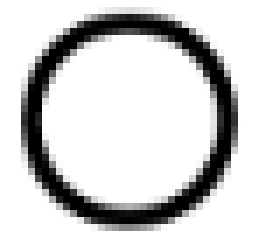
#> input picture backend/benchmarks/fixtures/glyphs/circularity_1.png, 38 x 36 px (shown 7 times larger)
$ python -i region_detect.py   (imports and definitions only)
#> lines starting #> are read from the running program, lines starting #| are printed output that depends on the picture; after the words box and inside, x2 and y2 are one past the last pixel; in counts of white or black regions, pixels touching at a corner belong together
#> further down, picture is the input picture: PIL image 38x36 RGB; min 0, max 255, mean 209.5
### backend/image_preprocess.py
"""Preprocessing for CAD drawings."""

from __future__ import annotations

import numpy as np
from PIL import Image, ImageEnhance, ImageOps

try:
    import cv2
except ImportError:
    cv2 = None  # type: ignore


# [15 lines left out: functions pad_image, upscale_min_edge, not called in this run]


def cad_ink_to_gray(img: Image.Image) -> Image.Image:
    arr = np.array(img.convert("RGB")).astype(np.float32)
    r, g, b = arr[:, :, 0], arr[:, :, 1], arr[:, :, 2]
    ink = 255.0 - np.maximum(np.maximum(r, g), b)
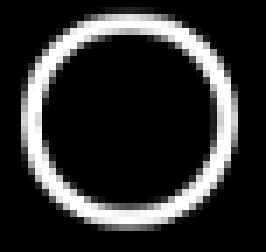
#> ink: shape (36, 38) float32 (shown 7 times larger); min 0, max 255, mean 45.5
    blue_bias = np.clip(b - r, 0, 255) * 0.75
#> blue_bias: shape (36, 38) float32; every value is 0
    gray = np.clip(ink + blue_bias, 0, 255).astype(np.uint8)
    if cv2 is not None:
        gray = cv2.normalize(gray, None, 0, 255, cv2.NORM_MINMAX)
    return Image.fromarray(gray).convert("RGB")


# [116 lines left out: functions _suppress_long_lines, estimate_skew_angle, deskew_to_horizontal, clahe_rgb, sharpen_rgb, not called in this run]


def is_vertical_dimension(img: Image.Image) -> bool:
    w, h = img.size
    return h > w * 1.35


# [110 lines left out: functions orientations_for_ocr, primary_oriented, bbox_from_oriented_to_original, prepare_ocr_variants, prepare_primary_ocr_variant, not called in this run]

### backend/region_detect.py
"""
Vision-based text-region proposal for CAD drawings.

PaddleOCR's text *detection* is unreliable as a region proposer on engineering
sheets: dimension text is thin, blue, often rotated 90°, and spread across a
large area between geometry lines. Instead we find candidate text blobs with
classic morphology:

  1. ink mask  — blue/dark strokes stand out (reuses `cad_ink_to_gray`)
  2. line kill — open with long 1-D kernels to find the long straight geometry
                 lines (part profiles, centrelines) and subtract them; text
                 strokes are too short to survive, so only geometry is removed
  3. connect  — dilate so each dimension's characters merge into one blob while
                separate dimensions (far apart) stay distinct
  4. components — connected components, filtered by size / fill ratio

Each proposed box is then read by the existing single-value `recognize`
pipeline, which already handles vertical orientation well. Falls back to an
empty list when OpenCV is unavailable so the caller can use its OCR-based path.
"""

from __future__ import annotations

from typing import Any

import numpy as np

from image_preprocess import cad_ink_to_gray

try:
    import cv2
except ImportError:  # pragma: no cover - exercised only without OpenCV
    cv2 = None  # type: ignore


def opencv_available() -> bool:
    return cv2 is not None


# [193 lines left out: functions dominant_slant_angles, detect_leader_lines, not called in this run]


def propose_text_regions(
    image: Any,
    *,
    min_area_frac: float = 0.00025,
    line_frac: float = 0.45,
    connect_px: int = 5,
) -> list[dict[str, float]]:
    """
    Propose text-region boxes (received-image pixels) via ink-mask morphology.

    ``line_frac`` sets the long-line kernel length as a fraction of the image's
    larger side — strokes shorter than that survive as text. ``connect_px``
    controls how aggressively neighbouring characters merge into one blob.
    Returns dicts: {x, y, w, h}.
    """
    if cv2 is None:
        return []

    gray = np.array(cad_ink_to_gray(image).convert("L"))
    h, w = gray.shape
#> h = 36; w = 38
    if h < 4 or w < 4:
        return []

    # Ink (blue/dark strokes) -> white on black.
    _, binm = cv2.threshold(gray, 0, 255, cv2.THRESH_BINARY + cv2.THRESH_OTSU)
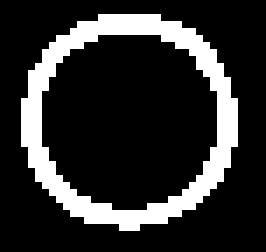
#> binm: shape (36, 38) (shown 7 times larger); 18.6% white in thin lines or dots, all inside (x1, y1, x2, y2) = (3, 2, 34, 33)

    # Remove long straight geometry lines (vertical profiles + centrelines).
    line_len = max(28, int(max(h, w) * line_frac))
#> line_len = 28
    vert_k = cv2.getStructuringElement(cv2.MORPH_RECT, (1, line_len))
#> vert_k = 28 values from 1 to 1
    horiz_k = cv2.getStructuringElement(cv2.MORPH_RECT, (line_len, 1))
    lines = cv2.bitwise_or(
        cv2.morphologyEx(binm, cv2.MORPH_OPEN, vert_k),
        cv2.morphologyEx(binm, cv2.MORPH_OPEN, horiz_k),
    )
#> lines: shape (36, 38); every value is 0
    # Dilate the line mask slightly so the line's full thickness is removed.
    lines = cv2.dilate(lines, cv2.getStructuringElement(cv2.MORPH_RECT, (3, 3)))
    text_mask = cv2.subtract(binm, lines)

    # Merge characters within one dimension; keep dilation moderate.
    k = max(3, connect_px)
    merged = cv2.dilate(
        text_mask,
        cv2.getStructuringElement(cv2.MORPH_ELLIPSE, (k, k)),
        iterations=2,
    )
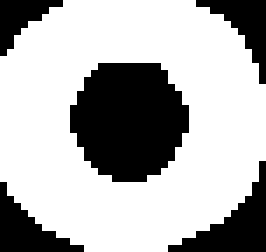
#> merged: shape (36, 38) (shown 7 times larger); 68.9% white; 5 black regions, box (x1, y1, x2, y2) and area: (10, 9, 27, 26) 224, (24, 23, 38, 36) 69, (0, 26, 12, 36) 52, (28, 0, 38, 12) 46, (0, 0, 9, 8) 34

    n, _, stats, _ = cv2.connectedComponentsWithStats(merged, connectivity=8)
#> n = 2; stats = [[0, 0, 38, 36, 425], [0, 0, 38, 36, 943]]
    min_area = max(40.0, min_area_frac * h * w)
#> min_area = 40

    boxes: list[dict[str, float]] = []
    for i in range(1, n):
        x, y, bw, bh, area = (float(v) for v in stats[i])
        if area < min_area:
            continue
        if bw >= w * 0.92 and bh >= h * 0.92:
            continue  # spans the whole crop -> not a single value
        fill = area / max(bw * bh, 1.0)
        if fill < 0.04:
            continue  # line-like leftover, not a text blob

        candidates = _refine_blob(
            x,
            y,
            bw,
            bh,
            text_mask,
            min_area=min_area * 0.2,
        )
        for box in candidates:
            if _is_plausible_dimension_box(box, w, h, text_mask):
                boxes.append(box)
#> this loop made 1 pass
#> after the loop, boxes = []

    return boxes


# [183 lines left out: functions _is_plausible_dimension_box, _refine_blob, _bands_from_projection, not called in this run]

>>> from PIL import Image
>>> picture = Image.open('benchmarks/fixtures/glyphs/circularity_1.png')
>>> result = propose_text_regions(picture)
#> result = []

$ run again, on backend/benchmarks/fixtures/glyphs/concentricity_1.png
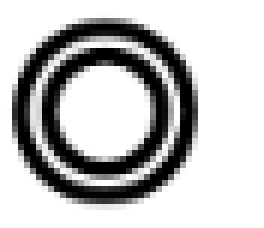
#> input picture backend/benchmarks/fixtures/glyphs/concentricity_1.png, 44 x 38 px (shown 6 times larger)
#> picture is the input picture: PIL image 44x38 RGB; min 0, max 255, mean 191.9
#> blue_bias: shape (38, 44) float32; every value is 0
#> in propose_text_regions, `_, binm = cv2.threshold(gray, 0, 255, cv2.THRESH_BINARY + cv2.THRESH_O..`:
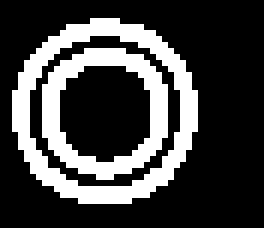
#> binm: shape (38, 44) (shown 6 times larger); 25.9% white in thin lines or dots, all inside (x1, y1, x2, y2) = (2, 3, 33, 34)
#> lines: shape (38, 44); every value is 0
#> merged: shape (38, 44); 67.5% white; 4 black regions, box (x1, y1, x2, y2) and area: (22, 0, 44, 38) 406, (0, 29, 13, 38) 49, (14, 15, 21, 23) 45, (0, 0, 11, 8) 43
#> n = 2; stats = [[0, 0, 44, 38, 543], [0, 0, 37, 38, 1129]]
#> the loop in propose_text_regions, `for i in range(1, n):` made 1 pass
#> (x, y, bw, bh, area, fill) on pass 1: (0, 0, 37, 38, 1129, 0.803)
#> pass 1, in _refine_blob, `roi = text_mask[iy0:iy1, ix0:ix1]`:
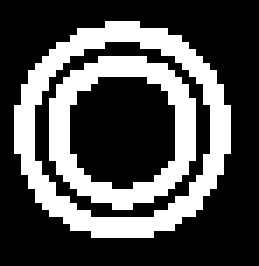
#> roi: shape (38, 37) (shown 7 times larger); 30.8% white in thin lines or dots, all inside (x1, y1, x2, y2) = (2, 3, 33, 34)
#> after the loop in propose_text_regions, `for i in range(1, n):`: boxes = []

$ run again, on backend/benchmarks/fixtures/glyphs/concentricity_2.png
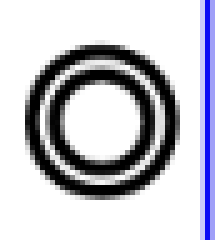
#> input picture backend/benchmarks/fixtures/glyphs/concentricity_2.png, 44 x 48 px (shown 5 times larger)
#> picture is the input picture: PIL image 44x48 RGB; mean R, G, B 196.2, 196.2, 204.6
#> in propose_text_regions, `_, binm = cv2.threshold(gray, 0, 255, cv2.THRESH_BINARY + cv2.THRESH_O..`:
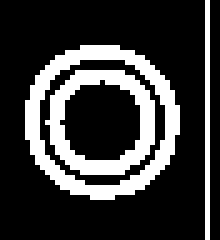
#> binm: shape (48, 44) (shown 5 times larger); 22.9% white in thin lines or dots, all inside (x1, y1, x2, y2) = (5, 0, 42, 48)
#> text_mask: shape (48, 44); 20.6% white in thin lines or dots, all inside (x1, y1, x2, y2) = (5, 9, 36, 40)
#> merged: shape (48, 44); 55% white; 2 black regions, box (x1, y1, x2, y2) and area: (0, 0, 44, 48) 907, (17, 20, 24, 28) 43
#> n = 2; stats = [[0, 0, 44, 48, 950], [1, 5, 39, 39, 1162]]
#> the loop in propose_text_regions, `for i in range(1, n):` made 1 pass
#> (x, y, bw, bh, area, fill) on pass 1: (1, 5, 39, 39, 1162, 0.764)
#> pass 1, in _refine_blob, `roi = text_mask[iy0:iy1, ix0:ix1]`:
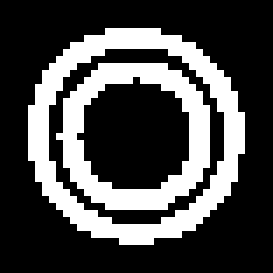
#> roi: shape (39, 39) (shown 7 times larger); 28.6% white in thin lines or dots, all inside (x1, y1, x2, y2) = (4, 4, 35, 35)
#> after the loop in propose_text_regions, `for i in range(1, n):`: boxes = []
